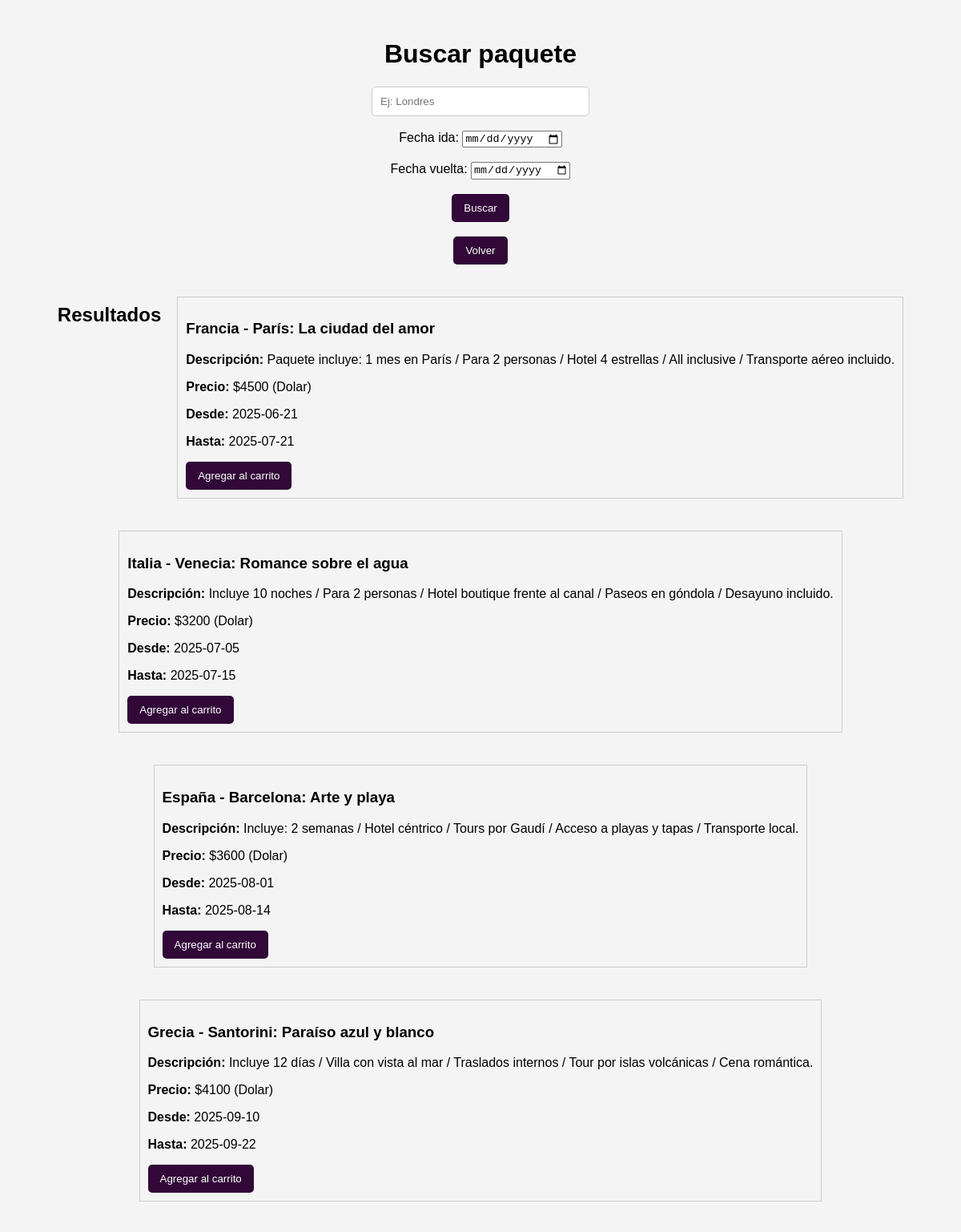
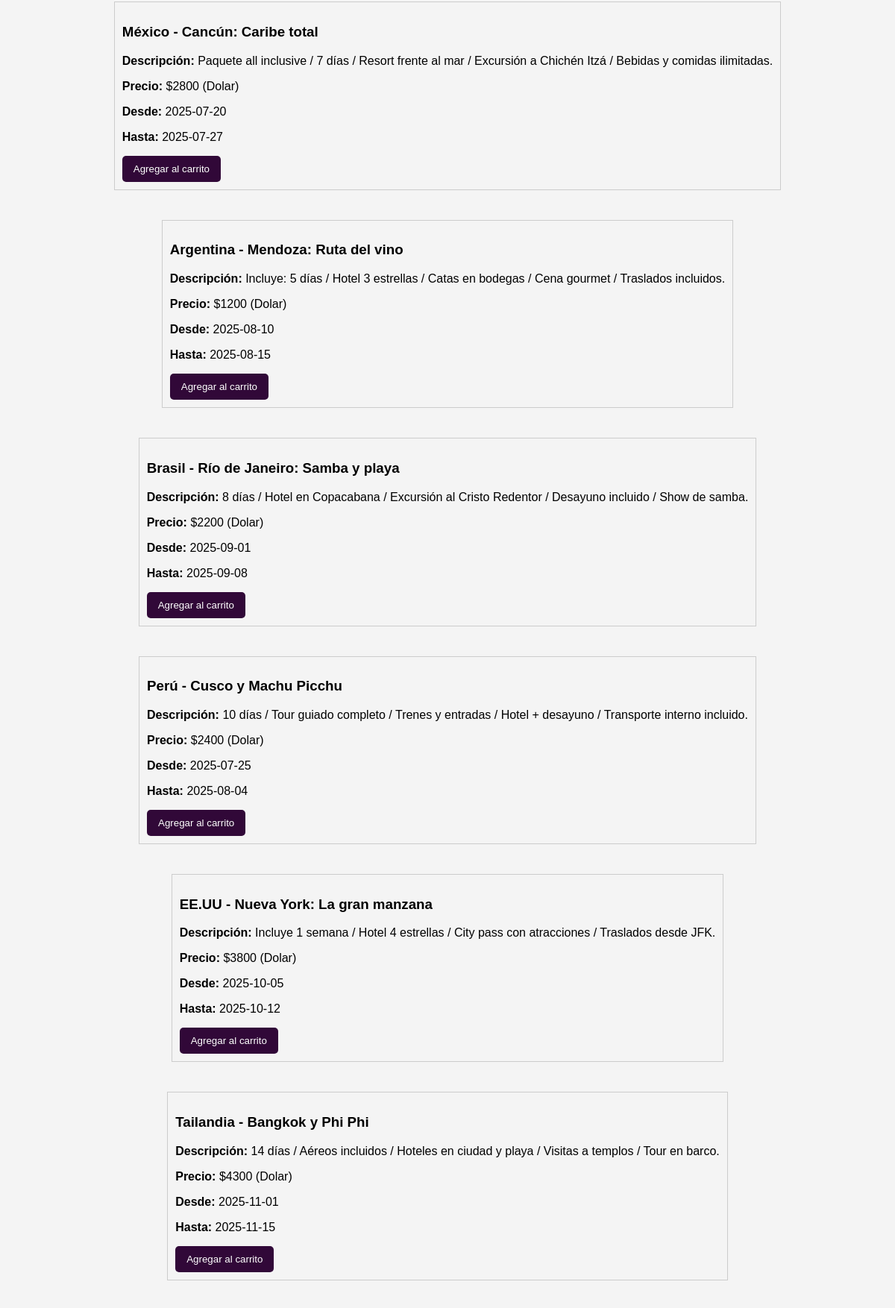
Page /paginaweb/buscarpaquete.php (upper part) on the committed database (2 pictures, top to bottom).
### tables this page shows
CREATE TABLE `paquete` (
  `idpaquete` int(11) NOT NULL,
  `nombre` varchar(255) NOT NULL,
  `descripcion` varchar(255) NOT NULL,
  `precio` int(11) NOT NULL,
  `moneda` text NOT NULL,
  `fechaida` date NOT NULL,
  `fechavuelta` date NOT NULL
);

### paginaweb/buscarpaquete.php (the view, shortened to what this page needs)
<?php
include("includes/conDB.php");
?>
<!DOCTYPE html>
<html lang="es">
<head>
    <link rel="stylesheet" href="css/buscar.css">
</head>
<body>
<div class="buscador-container">
    <h1>Buscar paquete</h1>
    <form method="GET" action="buscarpaquete.php">
        <input type="text" name="nombre" placeholder="Ej: Londres" value="<?php echo isset($_GET['nombre']) ? htmlspecialchars($_GET['nombre']) : ''; ?>"><br><br>
        <label>Fecha ida:</label>
        <input type="date" name="fechaida" value="<?php echo isset($_GET['fechaida']) ? htmlspecialchars($_GET['fechaida']) : ''; ?>"><br><br>
        <label>Fecha vuelta:</label>
        <input type="date" name="fechavuelta" value="<?php echo isset($_GET['fechavuelta']) ? htmlspecialchars($_GET['fechavuelta']) : ''; ?>"><br><br>
        <button type="submit">Buscar</button>
    </form>
    <br>
    <a href="inicio.html"><button>Volver</button></a>
</div>
<div class="resultados">
<?php
$query = "SELECT * FROM paquete WHERE 1=1";
$resultado = mysqli_query($conex, $query);
if (!$resultado) {
    echo "<p>Error: " . mysqli_error($conex) . "</p>";
} elseif (mysqli_num_rows($resultado) > 0) {
    echo "<h2>Resultados</h2>";
    while ($paq = mysqli_fetch_assoc($resultado)) {
        echo "<div style='border:1px solid #ccc; padding:10px; margin:10px 0'>";
        echo "<h3>" . htmlspecialchars($paq['nombre']) . "</h3>";
        echo "<p><strong>Descripción:</strong> " . htmlspecialchars($paq['descripcion']) . "</p>";
        echo "<p><strong>Precio:</strong> $" . $paq['precio'] . " (" . $paq['moneda'] . ")</p>";
        echo "<p><strong>Desde:</strong> " . $paq['fechaida'] . "</p>";
        echo "<p><strong>Hasta:</strong> " . $paq['fechavuelta'] . "</p>";
        echo '<form action="agregar_carrito.php" method="post">';
        echo '<button type="submit">Agregar al carrito</button>';
        echo '</form>';
        echo "</div>";
    }
} else {
    echo "<p>No se encontraron paquetes.</p>";
}
?>
</div>
</body>
</html>

### paginaweb/css/buscar.css (style rules this page uses)
body { font-family: Arial, sans-serif; background-color: #f4f4f4; padding: 20px; }
.buscador-container { text-align: center; margin-bottom: 30px; }
input[type="text"] { padding: 10px; width: 250px; border: 1px solid #ccc; border-radius: 5px; }
button { padding: 10px 15px; background-color: #310838; color: white; border: none; border-radius: 5px; cursor: pointer; }
.resultados { display: flex; flex-wrap: wrap; gap: 20px; justify-content: center; }

### rows in the picture
paquete: nombre "Francia - París: La ciudad del amor", descripcion "Paquete incluye: 1 mes en París / Para 2 personas / Hotel 4 estrellas / All inclusive / Transporte aéreo incluido.", precio "4500", moneda "Dolar", fechaida "2025-06-21", fechavuelta "2025-07-21"
paquete: nombre "Italia - Venecia: Romance sobre el agua", descripcion "Incluye 10 noches / Para 2 personas / Hotel boutique frente al canal / Paseos en góndola / Desayuno incluido.", precio "3200", moneda "Dolar", fechaida "2025-07-05", fechavuelta "2025-07-15"
paquete: nombre "España - Barcelona: Arte y playa", descripcion "Incluye: 2 semanas / Hotel céntrico / Tours por Gaudí / Acceso a playas y tapas / Transporte local.", precio "3600", moneda "Dolar", fechaida "2025-08-01", fechavuelta "2025-08-14"
paquete: nombre "Grecia - Santorini: Paraíso azul y blanco", descripcion "Incluye 12 días / Villa con vista al mar / Traslados internos / Tour por islas volcánicas / Cena romántica.", precio "4100", moneda "Dolar", fechaida "2025-09-10", fechavuelta "2025-09-22"
paquete: nombre "México - Cancún: Caribe total", descripcion "Paquete all inclusive / 7 días / Resort frente al mar / Excursión a Chichén Itzá / Bebidas y comidas ilimitadas.", precio "2800", moneda "Dolar", fechaida "2025-07-20", fechavuelta "2025-07-27"
paquete: nombre "Argentina - Mendoza: Ruta del vino", descripcion "Incluye: 5 días / Hotel 3 estrellas / Catas en bodegas / Cena gourmet / Traslados incluidos.", precio "1200", moneda "Dolar", fechaida "2025-08-10", fechavuelta "2025-08-15"
paquete: nombre "Brasil - Río de Janeiro: Samba y playa", descripcion "8 días / Hotel en Copacabana / Excursión al Cristo Redentor / Desayuno incluido / Show de samba.", precio "2200", moneda "Dolar", fechaida "2025-09-01", fechavuelta "2025-09-08"
paquete: nombre "Perú - Cusco y Machu Picchu", descripcion "10 días / Tour guiado completo / Trenes y entradas / Hotel + desayuno / Transporte interno incluido.", precio "2400", moneda "Dolar", fechaida "2025-07-25", fechavuelta "2025-08-04"
paquete: nombre "EE.UU - Nueva York: La gran manzana", descripcion "Incluye 1 semana / Hotel 4 estrellas / City pass con atracciones / Traslados desde JFK.", precio "3800", moneda "Dolar", fechaida "2025-10-05", fechavuelta "2025-10-12"
paquete: nombre "Tailandia - Bangkok y Phi Phi", descripcion "14 días / Aéreos incluidos / Hoteles en ciudad y playa / Visitas a templos / Tour en barco.", precio "4300", moneda "Dolar", fechaida "2025-11-01", fechavuelta "2025-11-15"
